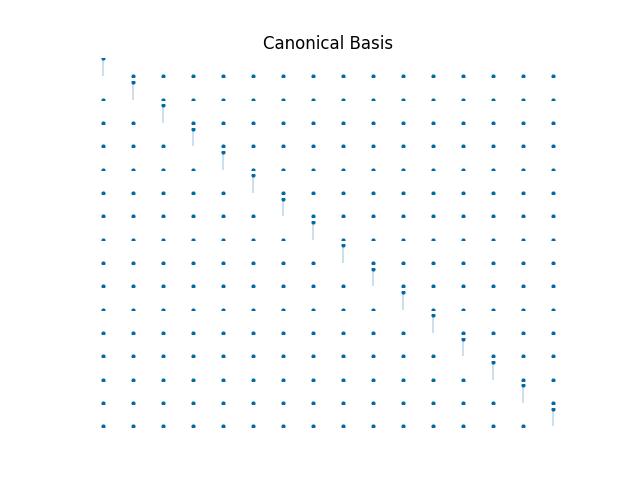

This figure's Python source:
import numpy as np
import matplotlib.pyplot as plt

from General.MyDisp import MyDisp

# Parameters
NR = 16
NC = 1

I = np.eye(NR)

# Display
plt.figure()
position = 1
Error = MyDisp(I, NR, NC, position, 'Canonical Basis')

# Print to file
plt.savefig('Figure63STD.png')
plt.show()
